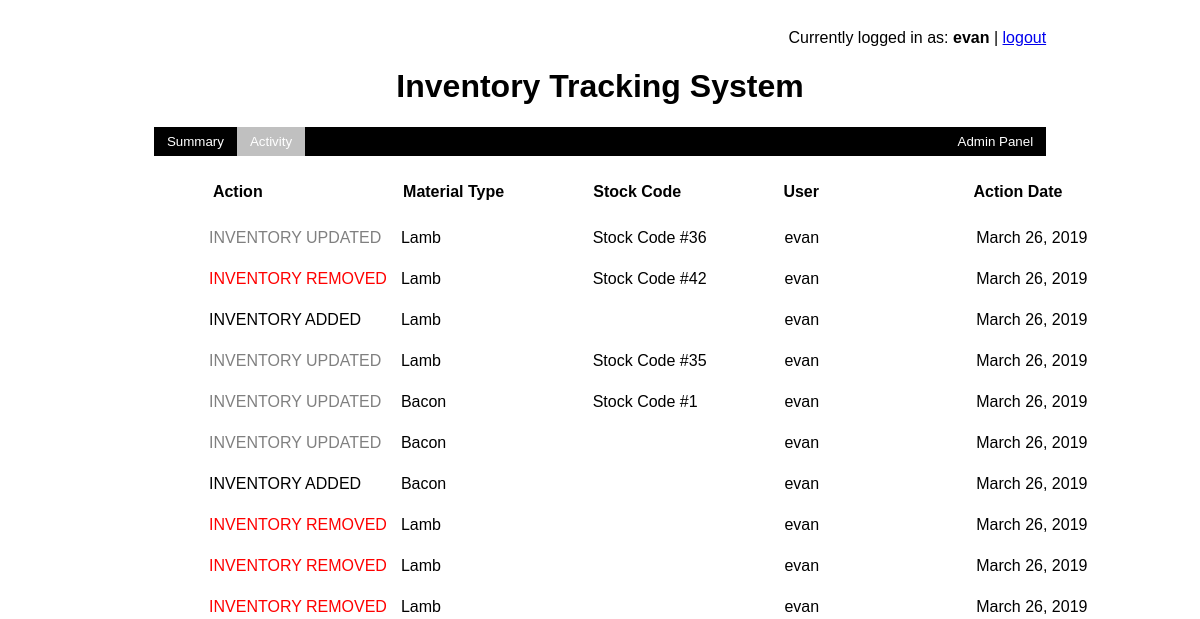
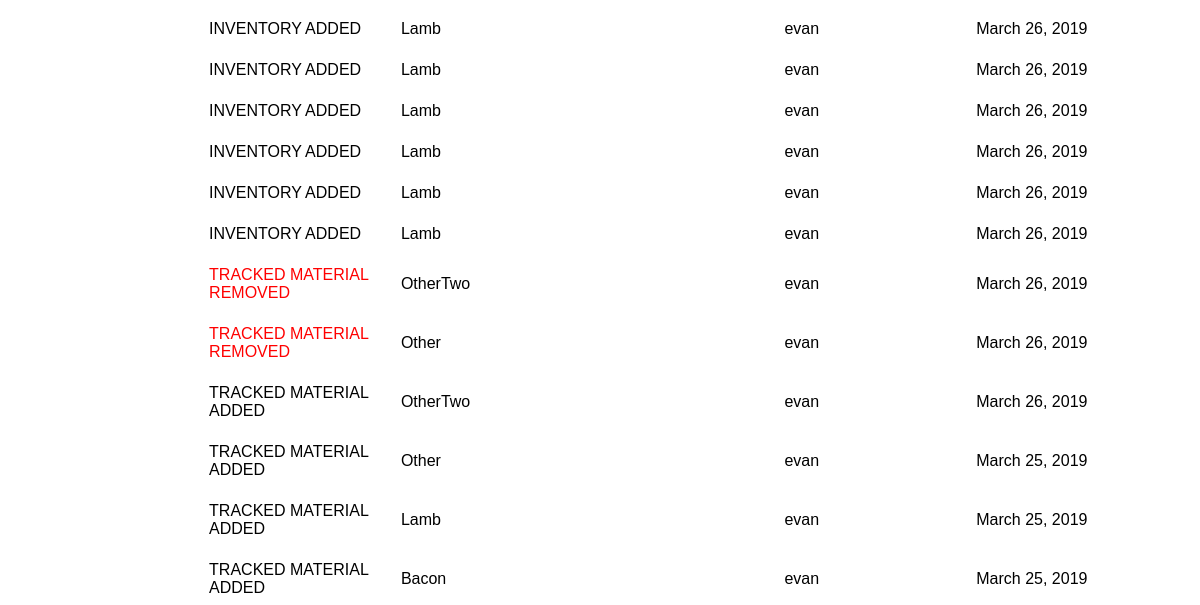
Before: /is/activity (signed in, upper part) with the older database file (2 pictures, top to bottom).
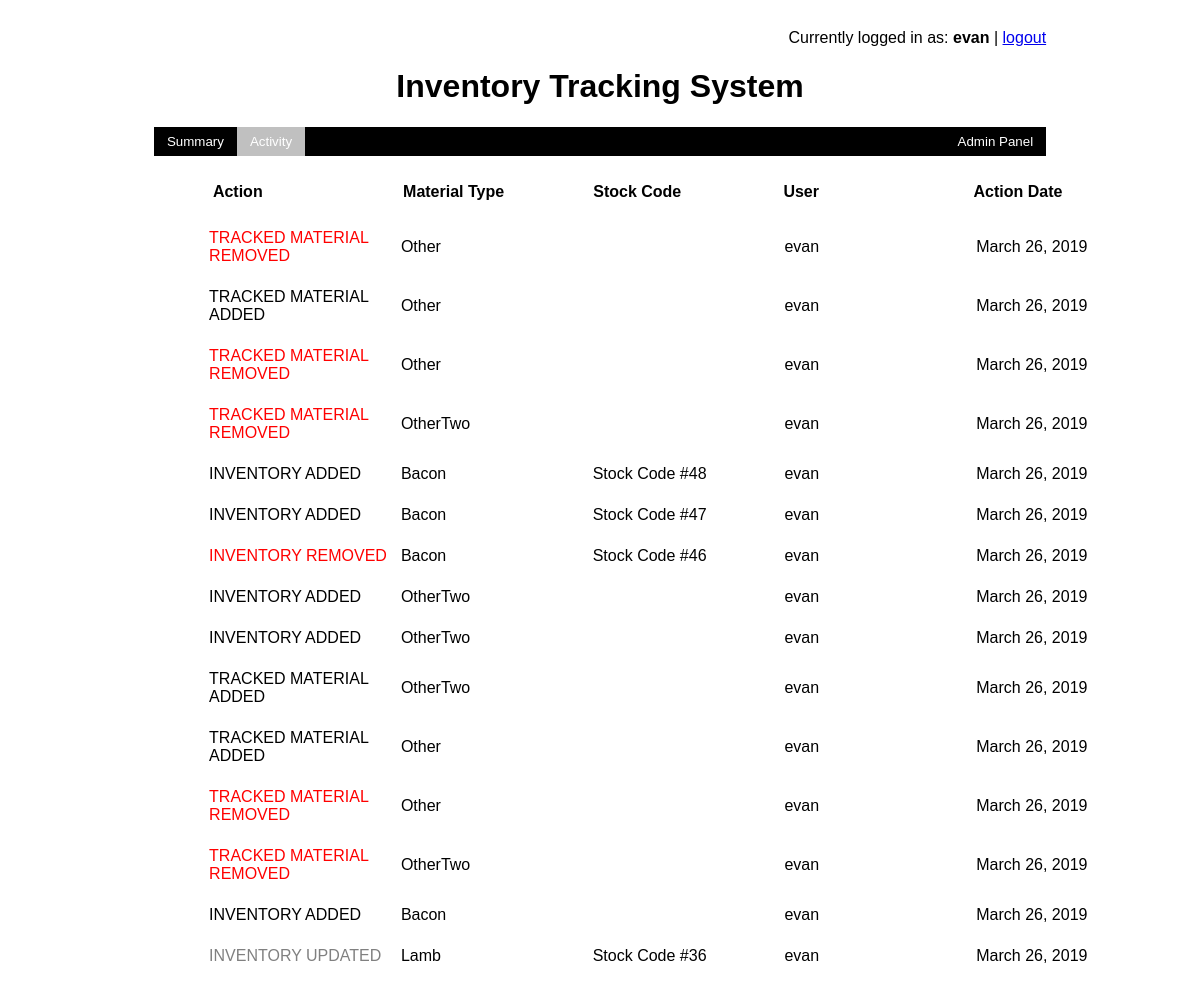
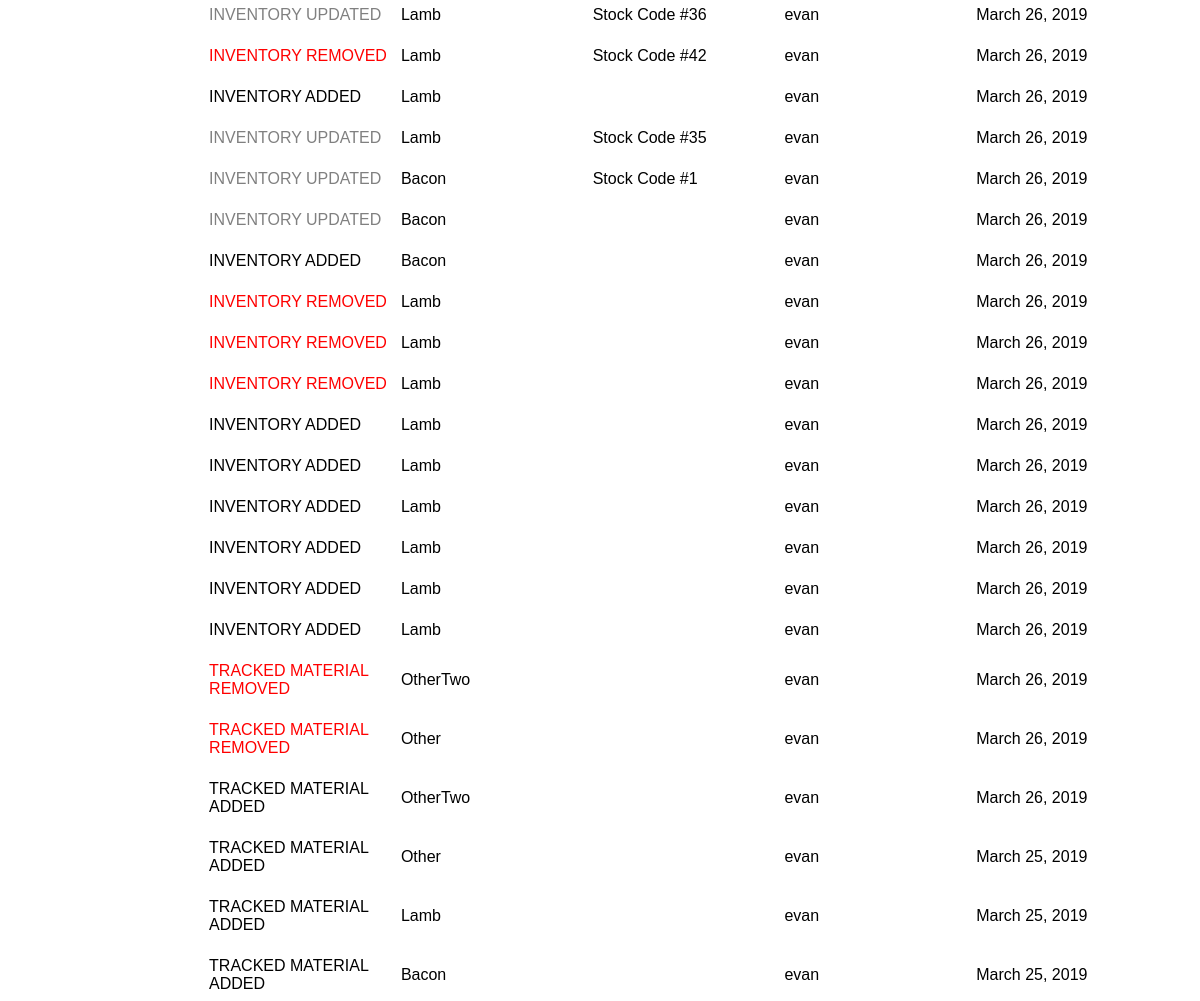
After: the same page with the newer database file (2 pictures, top to bottom).
### InventorySystem/models.py (models this page shows, shortened)
class Activity(models.Model):
    id = models.AutoField(primary_key=True)
    current_date = models.DateField()
    user = models.ForeignKey(User, null=True, on_delete=models.CASCADE)
    material_type = models.CharField(max_length=50)
    action = models.CharField(max_length=50)
    stock_code = models.CharField(max_length=50, null=True)

### InventorySystem/views.py (the view)
# urls.py: path('activity', activity_summary),
def activity_summary(request):
    return render(request, 'activity_page.html', {'activities':Activity.objects.all().order_by("-id")})

### templates/activity_page.html (shortened to what this page needs)
<!DOCTYPE html>
<html lang="en">
<head>
</head>
<body>
{% block content %}
    {% if user.is_authenticated %}
        <div class = "sticky">
            <div class = log-out>
                <p>Currently logged in as:
                    <b>
                        {{ request.user.username }}
                    </b>
                    |
                    <a href="/accounts/login/">logout</a>
                </p>
             </div>
            <h1>Inventory Tracking System</h1>
            <ul>
              <li><a href="material">Summary</a></li>
              <li><a class="active" href="activity">Activity</a></li>
              <li style="float:right"><a href="/admin">Admin Panel</a></li>
            </ul>
            <br/>
            <div class="material-span">
                    <div class="material-card">
                        <table>
                             <tr>
                                <th>Action</th>
                                <th>Material Type</th>
                                <th>Stock Code</th>
                                <th>User</th>
                                <th>Action Date</th>
                            </tr>
                        </table>
                    </div>
            </div>
        </div>
        {% for activity in activities %}
            <div class="material-span">
                <div class="material-card">
                    <table>
                        <tr>
                            {% if activity.action == "TRACKED MATERIAL REMOVED" or activity.action == "INVENTORY REMOVED"  %}
                                <td><font color="red">{{activity.action}}</font></td>
                            {% elif activity.action == "TRACKED MATERIAL ADDED" or activity.action == "INVENTORY ADDED"  %}
                                <td><font color="black">{{activity.action}}</font></td>
                            {% else %}
                                <td><font color="gray">{{activity.action}}</font></td>
                            {% endif %}
                            <td>{{activity.material_type}}</td>
                            {% if activity.stock_code != None %}
                                <td>Stock Code #{{ activity.stock_code }}</td>
                            {% else %}
                                <td> </td>
                            {% endif %}
                            <td>{{activity.user}}</td>
                            <td>{{activity.current_date}}</td>
                        </tr>
                    </table>
                </div>
            </div>
        {% endfor %}
    {% endif %}
{% endblock %}
</body>
</html>

Changed rows visible on the page:
added Activity: action "TRACKED MATERIAL REMOVED", material_type "Other", user "evan", current_date "March 26, 2019"
added Activity: action "TRACKED MATERIAL ADDED", material_type "Other", user "evan", current_date "March 26, 2019"
added Activity: action "TRACKED MATERIAL REMOVED", material_type "Other", user "evan", current_date "March 26, 2019"
added Activity: action "TRACKED MATERIAL REMOVED", material_type "OtherTwo", user "evan", current_date "March 26, 2019"
added Activity: action "INVENTORY ADDED", material_type "Bacon", stock_code "48", user "evan", current_date "March 26, 2019"
added Activity: action "INVENTORY ADDED", material_type "Bacon", stock_code "47", user "evan", current_date "March 26, 2019"
added Activity: action "INVENTORY REMOVED", material_type "Bacon", stock_code "46", user "evan", current_date "March 26, 2019"
added Activity: action "INVENTORY ADDED", material_type "OtherTwo", user "evan", current_date "March 26, 2019"
added Activity: action "INVENTORY ADDED", material_type "OtherTwo", user "evan", current_date "March 26, 2019"
added Activity: action "TRACKED MATERIAL ADDED", material_type "OtherTwo", user "evan", current_date "March 26, 2019"
added Activity: action "TRACKED MATERIAL ADDED", material_type "Other", user "evan", current_date "March 26, 2019"
added Activity: action "TRACKED MATERIAL REMOVED", material_type "Other", user "evan", current_date "March 26, 2019"
added Activity: action "TRACKED MATERIAL REMOVED", material_type "OtherTwo", user "evan", current_date "March 26, 2019"
added Activity: action "INVENTORY ADDED", material_type "Bacon", user "evan", current_date "March 26, 2019"
added Activity: action "INVENTORY UPDATED", material_type "Lamb", stock_code "36", user "evan", current_date "March 26, 2019"
